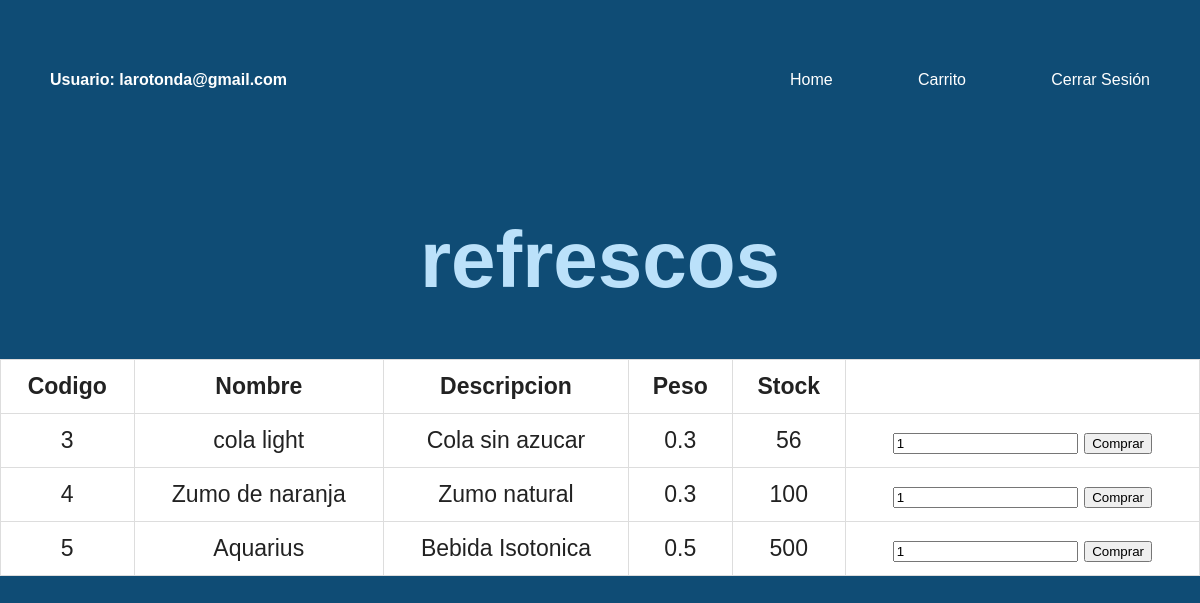
The page /productos.php?categoria=refrescos (signed in) on the database its author committed.
### tables this page shows
CREATE TABLE `categorias` (
  `CodCat` int(11) NOT NULL,
  `Nombre` varchar(45) NOT NULL,
  `Descripcion` varchar(200) NOT NULL
);

CREATE TABLE `productos` (
  `CodProd` int(11) NOT NULL,
  `Nombre` varchar(45) NOT NULL,
  `Descripcion` varchar(90) NOT NULL,
  `Peso` double NOT NULL,
  `Stock` int(11) NOT NULL,
  `Categoria` int(11) NOT NULL
);

### DBconnectPDO.php (called while the page is built, shortened)
<?php
function conexionBD(){
  try{
    $base= new PDO('mysql:host=localhost; dbname=pedidostienda', 'root', '' );
    $base->setAttribute(PDO::ATTR_ERRMODE, PDO::ERRMODE_EXCEPTION);
    $base->exec("SET CHARACTER SET utf8");
    return $base;
  }catch(PDOException $e){
      die('Error: ' . $e->getMessage(). '<br>');
  }
}
  function cargarCategoria($categoria){
    $base=conexionBD();
    $consulta="SELECT * FROM categorias WHERE Nombre= :categoria";
    $resultado=$base->prepare($consulta);
    $categ=htmlentities(addslashes($categoria));
    $resultado->bindparam(':categoria',$categ);
    $resultado->execute();
    if ($resultado!=0) {
      $fila=$resultado->fetch(PDO::FETCH_ASSOC);
      $nombre=$fila['Nombre'];
      $codCat=$fila['CodCat'];
      $descr=$fila['Descripcion'];
      $cat=array(
        'Nombre'=>$nombre,
        'CodCat'=>$codCat,
        'Descripcion'=>$descr,
      );
      return $cat;
    }else{
      $cat=false;
      return $cat;
    }
  }
  function cargarProductosCategoria($categoria){
    $base=conexionBD();
    $consulta="SELECT * FROM productos WHERE Categoria= :categoria";
    $resultado=$base->prepare($consulta);
    $codCategoria=cargarCategoria($categoria);
    $codCat=$codCategoria['CodCat'];
    $resultado->bindparam(':categoria',$codCat);
    $resultado->execute();
    if ($resultado!=0) {
      $productos=array();
      while($fila=$resultado->fetch() ){
        $codProd=$fila['CodProd'];
        $descr=$fila['Descripcion'];
        $nombre=$fila['Nombre'];
        $peso=$fila['Peso'];
        $stock=$fila['Stock'];
        $categ=$fila['Categoria'];
        $cat= array(
          'CodProd'=>$codProd,
          'Nombre'=>$nombre,
          'Descripcion'=>$descr,
          'Peso'=>$peso,
          'Stock'=>$stock,
          'Categoria'=>$categ,
        );
        array_push($productos, $cat);
      }
      return $productos;
    }else{
      $productos=false;
      return $productos;
    }
  }
  ?>

### productos.php (the view, shortened to what this page needs)
<?php
require_once('DBconnectPDO.php');
?>
<!DOCTYPE html>
<html lang="en">
<head>
    <link rel="stylesheet" href="css/login.css">
</head>
<body>
    <?php
       require('cabecera.php');
       $categoria=cargarCategoria($_GET['categoria']);
       $producto=cargarProductosCategoria($_GET['categoria']);
    ?>
    <div class="titulo">
        <h1>
            <?php echo $categoria['Nombre']; ?>
        </h1>
        <table>
            <thead>
                <tr>
                  <th>Codigo</th>
                  <th>Nombre</th>
                  <th>Descripcion</th>
                  <th>Peso</th>
                  <th>Stock</th>
                </tr>
            </thead>
            <tbody>
                <?php
                   foreach($producto as $fila){
                    echo "<tr>
                          <td>".$fila['CodProd'].'</td>
                          <td>'.$fila['Nombre'].'</td>
                          <td>'.$fila['Descripcion'].'</td>
                          <td>'.$fila['Peso'].'</td>
                          <td>'.$fila['Stock']."</td>
                          <td>
                            <form action='aniadirProducto.php' method='post'>
                          <input type='number' name='unidades' min='1' value='1'>
                          <input type='submit' value='Comprar'>
                          <input type='hidden' name='stock' value=".$fila['Stock'].">
                          <input type='hidden' name='codProd' value=".$fila['CodProd']."></form></td>
                          </tr>";
                   }
                ?>
            </tbody>
        </table>
    </div>
</body>
</html>

### cabecera.php
<header id="cabecera">
   <h2> Usuario: <?php echo $_SESSION['usuario']['correo'];?></h2>
   <div id="menu">
     <a href="categorias.php">Home</a>
     <a href="carrito.php">Carrito</a>
     <a href="logout.php">Cerrar Sesión</a>
   </div>
</header>

### css/login.css (style rules this page uses)
body { font-family: 'Overpass', sans-serif; font-weight: normal; font-size: 100%; color: #1b262c; margin: 0; background-color: #0f4c75; }
#cabecera { background-color: #0f4c75; display: flex; width: 100%; height: 20vh; justify-content: space-between; align-items: center; }
#cabecera h2 { color: white; margin-left: 50px; font-size: 1em; }
#menu { display: flex; margin-right: 50px; justify-content: space-between; width: 30vw; }
a { color: white; text-decoration: none; }
.titulo { font-size: 250%; color:#bbe1fa; text-align: center; margin-bottom: 20px; }
table { width: 100%; background: white; margin-bottom: 1.25em; border: solid 1px #dddddd; border-collapse: collapse; border-spacing: 0; }
table tr th, table tr td { padding: 0.5625em 0.625em; font-size: 0.575em; color: #222222; border: 1px solid #dddddd; }

### rows shown on the page
categorias: Nombre "refrescos"
productos: CodProd "3", Nombre "cola light", Descripcion "Cola sin azucar", Peso "0.3", Stock "56"
productos: CodProd "4", Nombre "Zumo de naranja", Descripcion "Zumo natural", Peso "0.3", Stock "100"
productos: CodProd "5", Nombre "Aquarius", Descripcion "Bebida Isotonica", Peso "0.5", Stock "500"

### other values the page prints
$_SESSION['usuario']['correo'] "larotonda@gmail.com"
